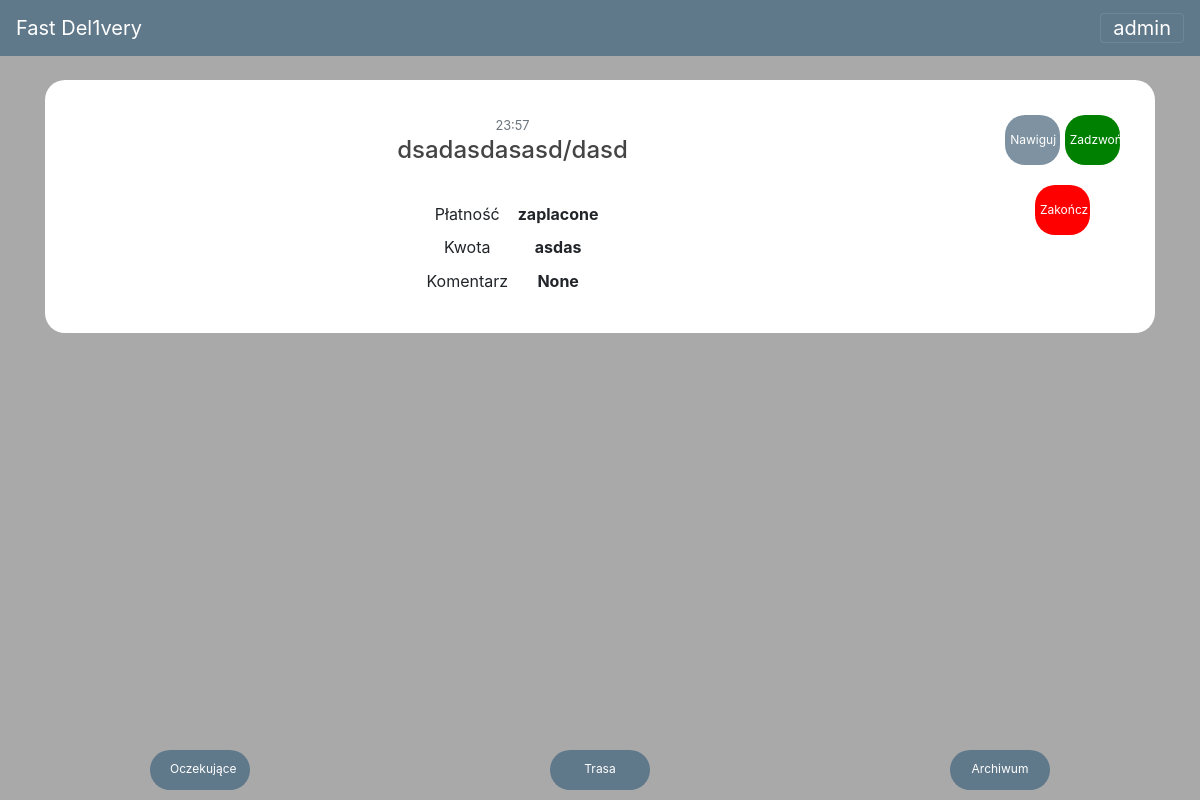
/post/trasa/ (signed in), run on the app's committed database.
### users/models.py (models this page shows)
class CustomUser(AbstractUser):
    choose_stanowisko = (
        ('Driver', 'Driver'),
        ('Restaurator', 'Restaurator')
    )
    stanowisko = models.CharField(max_length=50, choices=choose_stanowisko, default='Driver')
    choose_restauracja = (
        ('Joe Gonzalez', 'Joe Gonzalez'),
        ('Czeska Gospoda', 'Czeska Gospoda'),
        ('Mexicana', 'Mexicana')
    )
    restauracja = models.CharField(max_length=50, choices=choose_restauracja, default='Joe')
    pass
    class Meta:
        ordering = ['date_joined']

### posts/models.py (models this page shows, shortened)
class Post(models.Model):
    id = models.AutoField(primary_key=True)
    date = models.DateTimeField(default=datetime.datetime.now())
    restauracja = models.CharField(max_length=50)
    LOW = 15
    NORMAL = 20
    HIGH = 30
    VHIGH = 45
    HIGHEST = 60
    STATUS_CHOICES = (
        (LOW, '15 min'),
        (NORMAL, '20 min'),
        (HIGH, '30 min'),
        (VHIGH, '45 min'),
        (HIGHEST, '60 min'),
    )
    czas_przygotowania = models.IntegerField(default=LOW, choices=STATUS_CHOICES)
    czas_odebrania = models.DateTimeField(null=True, blank=True)
    czas_dostarczenia = models.DateTimeField(null=True, blank=True)
    status = models.CharField(max_length=50,default="Oczekujące")
    no_of_likes = models.CharField(max_length=50, null = True, blank=True)
    miasto = models.CharField(max_length=50, null=False, default="Olsztyn")
    adres = models.CharField(max_length=50, null = False)
    nr_mieszkania = models.CharField(max_length=4, null = False, blank=True)
    choose_payment = (
        ('karta','Karta'),
        ('gotowka','Gotowka'),
        ('zaplacone','Zaplacone')
    )
    płatność = models.CharField(max_length=10, choices=choose_payment, default='zaplacone')
    kwota = models.CharField(max_length=5, null = False)
    telefon = models.CharField(max_length=13, null = False)
    komentarz = models.CharField(max_length=200, null=True, blank=True)
    choose_platform = (
        ('uber','Uber'),
        ('rest','Rest'),
        ('glovo','Glovo'),
        ('tel','Tel')
    )
    platforma = models.CharField(max_length=5, choices=choose_platform, default='glovo')
    oczekujace = models.BooleanField(default=True)
    trasa = models.BooleanField(default=False)
    zakonczone = models.BooleanField(default=False)
    class Meta:
        ordering = ['date']

### posts/views.py (the view)
# urls.py: path('post/trasa/', PostListView_trasa.as_view(), name='posts-trasa'),
class PostListView_trasa(LoginRequiredMixin, ListView):
    model = Post
    template_name = 'posts/trasa.html'  # <posts>/<model>_<viewtype>.html
    login_url = '/login/'
    context_object_name = 'posts'

### posts/templates/posts/trasa.html
{% extends "posts/base.html" %}
{% load static %}
{% block content %}
    {% for post in posts %}
    {% if post.trasa and post.no_of_likes == user.username %}
    <div class="row">
        <div class="col-md-10 trasa">
            <div class="dane">
                <small class="text-muted">{{ post.date|time }}</small>
                <h4><a class="article-title" href="{% url 'post-detail' post.id %}">{{ post.adres }}/{{post.nr_mieszkania}}</a> </h4>
                <br>
                <table class="table-sm" style="margin-left:auto;margin-right:auto;">
                  <tbody>
                    <tr>
                      <td>Płatność</td>
                      <th scope="row">{{ post.płatność }}</th>
                    </tr>
                    <tr>
                      <td>Kwota</td>
                      <th scope="row">{{ post.kwota }}</th>
                    </tr>
                    <tr>
                      <td>Komentarz</td>
                      <th scope="row">{{ post.komentarz }}</th>
                    </tr>
                  </tbody>
                </table>
            </div>
        </div>
        <div class="col-md-2 text-center" id="przycisk">
            <div class="przycisk">
                <button class="button btn-rounded btn-nawiguj" onclick=javascript:location.href="/nawiguj?post_id={{post.id}}"> Nawiguj </button>
                <button class="button btn-rounded btn-zadzwon" onclick="javascript:location.href='tel:{{post.telefon}}'"> Zadzwoń </button>
                <button class="button btn-rounded btn-danger" onclick=javascript:location.href="/change-status-zakoncz?post_id={{post.id}}"> Zakończ </button>
            </div>
        </div>
    </div>
    {% endif %}
    {% endfor %}
{% endblock content %}

### posts/templates/posts/base.html (shortened to what this page needs)
{% load static %}
{% load i18n %}
<!DOCTYPE html>
<html>
<head>
    <link rel="stylesheet" href="https://maxcdn.bootstrapcdn.com/bootstrap/4.0.0/css/bootstrap.min.css">
    <link rel="stylesheet" type="text/css" href="{% static 'posts/main.css' %}?{% now "U" %}">
</head>
<body>
    {% language 'pl' %}
    <nav class="navbar navbar-dark bg-steel fixed-top" id="top-nav">
      <a class="navbar-brand" href="{% url 'posts-home' %}">
        Fast Del1very
      </a>
        {% if user.is_authenticated %}
      <button class="navbar-toggler" type="button" data-toggle="collapse" data-target="#navbarText" aria-controls="navbarText" aria-expanded="false" aria-label="Toggle navigation">
        <a id="nickname">{{ user.username }} </a>
      </button>
        {% endif %}
    </nav>
    {% if user.is_authenticated %}
    <ul class="nav nav-pills nav-justified fixed-bottom navbar-dark">
      <li class="nav-item">
        <a class="button" href="{% url 'posts-home' %}">Oczekujące</a>
      </li>
      {% if user.stanowisko == "Driver" %}
      <li class="nav-item">
        <a class="button" href="{% url 'posts-trasa' %}">Trasa</a>
      </li>
      {% else %}
      <li class="nav-item">
        <a class="button" href="{% url 'post-create' %}">Dodaj</a>
      </li>
      {% endif %}
      <li class="nav-item">
        <a class="button" href="{% url 'posts-zakonczone' %}">Archiwum</a>
      </li>
    </ul>
    {% endif %}
    <main role="main" class="container">
    <div class="col-md-12">
      {% block content %} {% endblock %}
    </div>
    </main>
    {% endlanguage %}
</body>
</html>

### posts/static/posts/main.css (style rules this page uses)
body { background: #A9A9A9; margin-top: 5rem; }
.bg-steel { background-color: #5f788a; }
.article-title { color: #444444; }
.button { background-color: #5F788A; border: none; color: white; padding: 10px 20px; text-align: center; text-decoration: none; display: inline-block; font-size: 12px; margin: 10px 0px; cursor: pointer; width: 100px; height: 40px; border-radius: 20px; }
.btn-rounded { margin-top:50px; margin-bottom:50px; width:55px; height:50px; background-color: green; padding: 0 5px; }
.btn-zadzwon { margin-top:20px; margin-bottom:20px; }
.btn-danger { margin-top:0px; margin-bottom:35px; background-color: red; }
.btn-nawiguj { margin-top:35px; margin-bottom:0; background-color: #5F788A; opacity: 0.8; }
.col-md-10 { background-color:#fff; margin-bottom:20px; padding-bottom: 20px; padding-top: 20px; width:70%; border-radius: 20px 0px 0px 20px; text-align: center; }
.col-md-2 { background-color: white; border-radius: 0px 20px 20px 0px; margin-bottom:20px; width:20%; }
.dane { margin-top:12px; margin-left:10px; margin-bottom:15px; }
#nickname { color: #ffffff; }
.col-md-12 { padding-bottom:30px; }

### data on the page
CustomUser: username "admin"
Post: date "23:57", adres "dsadasdasasd", nr_mieszkania "dasd", płatność "zaplacone", kwota "asdas", komentarz "None"
